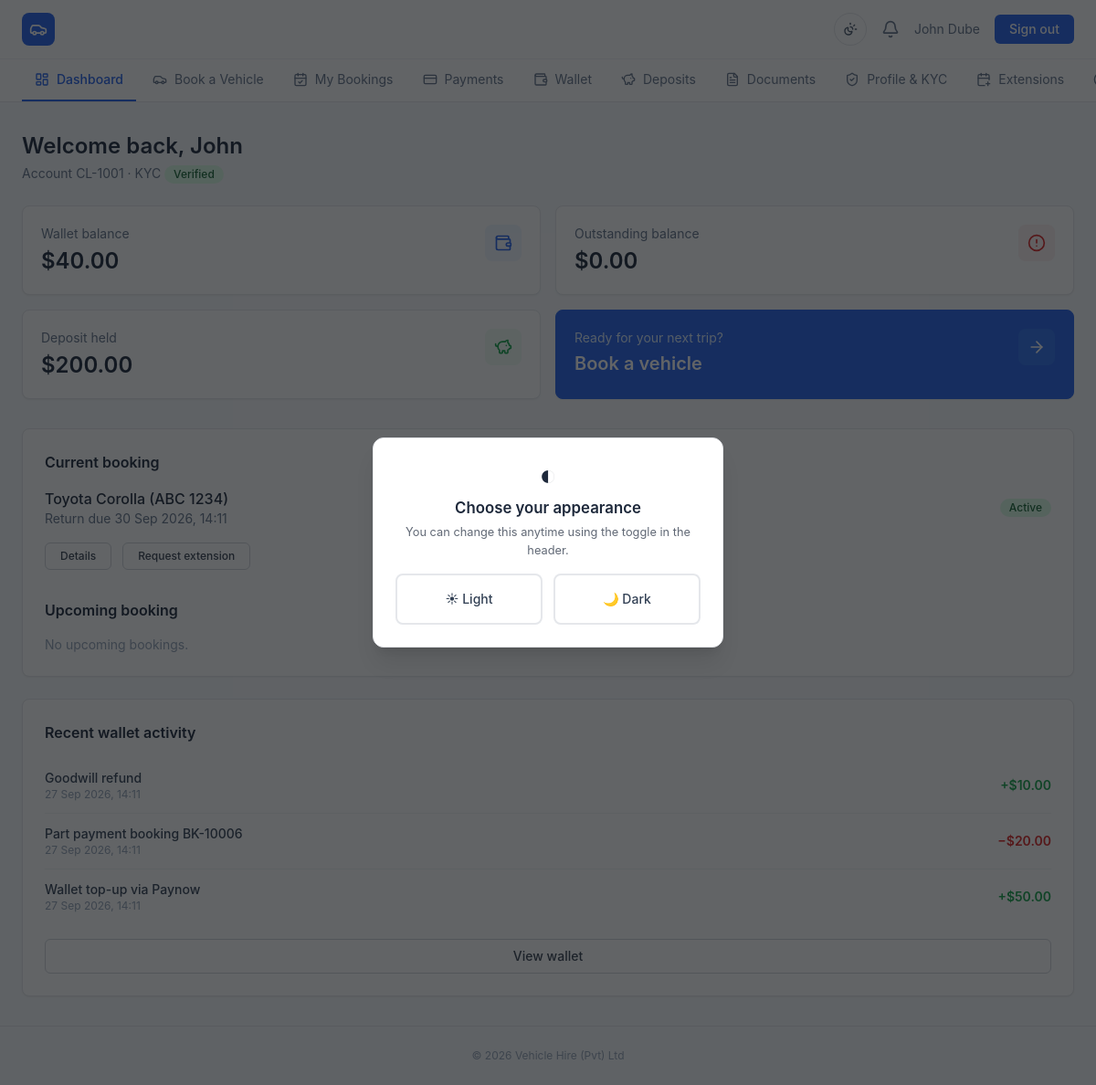
Page /client/index.php (signed in) on the committed database.
### tables this page shows
CREATE TABLE clients (
    id INT UNSIGNED AUTO_INCREMENT PRIMARY KEY,
    user_id INT UNSIGNED DEFAULT NULL UNIQUE,
    client_no VARCHAR(20) NOT NULL UNIQUE,
    full_name VARCHAR(160) NOT NULL,
    dob DATE DEFAULT NULL,
    phone VARCHAR(40) DEFAULT NULL,
    email VARCHAR(190) DEFAULT NULL,
    address TEXT DEFAULT NULL,
    national_id VARCHAR(60) DEFAULT NULL,
    licence_no VARCHAR(60) DEFAULT NULL,
    licence_expiry DATE DEFAULT NULL,
    photo VARCHAR(255) DEFAULT NULL,
    tax_no VARCHAR(60) DEFAULT NULL,
    fiscalise TINYINT(1) NOT NULL DEFAULT 0,
    kyc_status ENUM('pending','under_review','verified','rejected') NOT NULL DEFAULT 'pending',
    account_status ENUM('active','suspended') NOT NULL DEFAULT 'active',
    source ENUM('online','walk_in') NOT NULL DEFAULT 'online',
    created_at DATETIME NOT NULL DEFAULT CURRENT_TIMESTAMP,
    updated_at DATETIME NOT NULL DEFAULT CURRENT_TIMESTAMP ON UPDATE CURRENT_TIMESTAMP,
    FOREIGN KEY (user_id) REFERENCES users(id) ON DELETE SET NULL,
    INDEX idx_clients_phone (phone),
    INDEX idx_clients_email (email),
    INDEX idx_clients_national_id (national_id),
    INDEX idx_clients_kyc (kyc_status)
);

CREATE TABLE bookings (
    id INT UNSIGNED AUTO_INCREMENT PRIMARY KEY,
    ref VARCHAR(20) NOT NULL UNIQUE,
    client_id INT UNSIGNED NOT NULL,
    vehicle_id INT UNSIGNED NOT NULL,
    pickup_at DATETIME NOT NULL,
    return_at DATETIME NOT NULL,
    status ENUM('pending','confirmed','active','completed','cancelled','overdue') NOT NULL DEFAULT 'pending',
    base_amount DECIMAL(10,2) NOT NULL DEFAULT 0.00,
    additional_amount DECIMAL(10,2) NOT NULL DEFAULT 0.00,
    discount DECIMAL(10,2) NOT NULL DEFAULT 0.00,
    total DECIMAL(10,2) NOT NULL DEFAULT 0.00,
    deposit_required DECIMAL(10,2) NOT NULL DEFAULT 0.00,
    notes TEXT DEFAULT NULL,
    source ENUM('online','walk_in') NOT NULL DEFAULT 'online',
    created_by INT UNSIGNED DEFAULT NULL,
    created_at DATETIME NOT NULL DEFAULT CURRENT_TIMESTAMP,
    updated_at DATETIME NOT NULL DEFAULT CURRENT_TIMESTAMP ON UPDATE CURRENT_TIMESTAMP,
    FOREIGN KEY (client_id) REFERENCES clients(id),
    FOREIGN KEY (vehicle_id) REFERENCES vehicles(id),
    FOREIGN KEY (created_by) REFERENCES users(id) ON DELETE SET NULL,
    INDEX idx_bookings_client (client_id),
    INDEX idx_bookings_vehicle_dates (vehicle_id, pickup_at, return_at),
    INDEX idx_bookings_status (status),
    INDEX idx_bookings_dates (pickup_at, return_at)
);

CREATE TABLE vehicles (
    id INT UNSIGNED AUTO_INCREMENT PRIMARY KEY,
    reg_no VARCHAR(30) NOT NULL UNIQUE,
    make VARCHAR(60) NOT NULL,
    model VARCHAR(60) NOT NULL,
    year SMALLINT UNSIGNED DEFAULT NULL,
    colour VARCHAR(40) DEFAULT NULL,
    transmission ENUM('automatic','manual') NOT NULL DEFAULT 'automatic',
    fuel_type ENUM('petrol','diesel','hybrid','electric') NOT NULL DEFAULT 'petrol',
    engine_capacity VARCHAR(20) DEFAULT NULL,
    seats TINYINT UNSIGNED NOT NULL DEFAULT 5,
    mileage INT UNSIGNED NOT NULL DEFAULT 0,
    description TEXT DEFAULT NULL,
    daily_rate DECIMAL(10,2) NOT NULL DEFAULT 0.00,
    weekly_rate DECIMAL(10,2) DEFAULT NULL,
    monthly_rate DECIMAL(10,2) DEFAULT NULL,
    deposit DECIMAL(10,2) NOT NULL DEFAULT 0.00,
    excess_mileage_rate DECIMAL(8,2) DEFAULT NULL,
    status ENUM('available','reserved','on_hire','maintenance','unavailable') NOT NULL DEFAULT 'available',
    is_public TINYINT(1) NOT NULL DEFAULT 1,
    is_featured TINYINT(1) NOT NULL DEFAULT 0,
    created_at DATETIME NOT NULL DEFAULT CURRENT_TIMESTAMP,
    updated_at DATETIME NOT NULL DEFAULT CURRENT_TIMESTAMP ON UPDATE CURRENT_TIMESTAMP,
    INDEX idx_vehicles_status (status),
    INDEX idx_vehicles_public (is_public, status)
);

CREATE TABLE wallet_transactions (
    id BIGINT UNSIGNED AUTO_INCREMENT PRIMARY KEY,
    wallet_id INT UNSIGNED NOT NULL,
    ref VARCHAR(40) NOT NULL UNIQUE,
    type ENUM('topup','booking_payment','refund','adjustment','debit','credit') NOT NULL,
    amount DECIMAL(10,2) NOT NULL,           
    description VARCHAR(255) DEFAULT NULL,
    payment_id INT UNSIGNED DEFAULT NULL,
    booking_id INT UNSIGNED DEFAULT NULL,
    created_by INT UNSIGNED DEFAULT NULL,
    created_at DATETIME NOT NULL DEFAULT CURRENT_TIMESTAMP,
    FOREIGN KEY (wallet_id) REFERENCES wallets(id) ON DELETE CASCADE,
    FOREIGN KEY (payment_id) REFERENCES payments(id) ON DELETE SET NULL,
    FOREIGN KEY (booking_id) REFERENCES bookings(id) ON DELETE SET NULL,
    FOREIGN KEY (created_by) REFERENCES users(id) ON DELETE SET NULL,
    INDEX idx_wallet_txn (wallet_id, created_at)
);

### public/client/index.php (the view, shortened to what the rows shown need)
<?php
Auth::requireClient();
$client = Auth::client();
$cid = (int) $client['id'];
$current = Database::one(
    "SELECT b.*, v.make, v.model, v.reg_no FROM bookings b JOIN vehicles v ON v.id=b.vehicle_id
     WHERE b.client_id=? AND b.status IN ('active','overdue') ORDER BY b.return_at LIMIT 1", [$cid]);
$recentTx = WalletService::transactions($cid, 5);
require APP_PATH . '/views/client/header.php';
?>
<h1 class="text-2xl font-semibold text-slate-800 mb-1">Welcome back, <?= e(explode(' ', $client['full_name'])[0]) ?></h1>
<p class="text-slate-500 text-sm mb-6">Account <?= e($client['client_no']) ?> · KYC <?= status_badge($client['kyc_status']) ?></p>
<div class="grid grid-cols-1 sm:grid-cols-2 xl:grid-cols-4 gap-4 mb-8">
    <div class="kpi-card">
        <span class="icon-box bg-blue-50 text-blue-600"><i data-lucide="wallet" class="w-5 h-5"></i></span></div>
    <div class="kpi-card">
        <span class="icon-box bg-red-50 text-red-600"><i data-lucide="alert-circle" class="w-5 h-5"></i></span></div>
    <div class="kpi-card">
        <span class="icon-box bg-green-50 text-green-600"><i data-lucide="piggy-bank" class="w-5 h-5"></i></span></div>
    <a href="<?= url('client/browse.php') ?>" class="kpi-card !bg-blue-600 !border-blue-600 hover:!bg-blue-700 transition-colors">
        <span class="icon-box bg-blue-500/40 text-white"><i data-lucide="arrow-right" class="w-5 h-5"></i></span></a>
</div>
<div class="grid grid-cols-1 xl:grid-cols-2 gap-6">
    <div class="card">
        <?php if ($current): ?>
        <div class="flex items-center justify-between">
            <div>
                <p class="font-medium"><?= e($current['make'] . ' ' . $current['model']) ?> (<?= e($current['reg_no']) ?>)</p>
                <p class="text-sm text-slate-500">Return due <?= e(fmt_datetime($current['return_at'])) ?></p>
            </div>
            <?= status_badge($current['status']) ?>
        </div>
        <div class="flex gap-3 mt-4">
            <a href="<?= url('client/booking.php?id=' . $current['id']) ?>" class="btn-secondary !py-1.5 text-xs">Details</a>
            <a href="<?= url('client/booking.php?id=' . $current['id'] . '#extend') ?>" class="btn-secondary !py-1.5 text-xs">Request extension</a>
        </div>
        <?php else: ?>
        <p class="text-sm text-slate-400">No vehicle currently on hire.</p>
        <?php endif; ?>
    </div>
    <div class="card">
        <ul class="divide-y divide-gray-100 text-sm">
            <?php foreach ($recentTx as $t): ?>
            <li class="py-3 flex items-center justify-between">
                <div><p class="font-medium text-slate-700"><?= e($t['description'] ?? ucfirst($t['type'])) ?></p>
                    <p class="text-xs text-slate-400"><?= e(fmt_datetime($t['created_at'])) ?></p></div>
                <span class="font-semibold <?= $t['amount'] < 0 ? 'text-red-600' : 'text-green-600' ?>">
                    <?= ($t['amount'] < 0 ? '−' : '+') . money(abs($t['amount'])) ?></span>
            </li>
            <?php endforeach; ?>
        </ul>
    </div>
</div>
<?php require APP_PATH . '/views/client/footer.php'; ?>

### app/views/client/header.php (shortened to what the rows shown need)
<?php
$user = Auth::user();
$client = Auth::client();
?>
<!DOCTYPE html>
<html lang="en">
<head>
<link rel="stylesheet" href="<?= url('assets/css/app.css') ?>">
</head>
<body class="bg-slate-50">
<header class="site-header bg-white border-b border-gray-200 text-slate-700 sticky top-0 z-40">
    <div class="max-w-7xl mx-auto px-4 sm:px-6 h-16 flex items-center justify-between">
        <div class="flex items-center gap-3 sm:gap-4 text-sm">
            <button class="theme-toggle" type="button" data-theme-toggle title="Toggle dark / light mode">
                <i data-lucide="sun-moon" class="w-4 h-4"></i>
            </button>
            <a href="<?= url('client/notifications.php') ?>" class="relative text-slate-500 hover:text-slate-700">
                <i data-lucide="bell" class="w-5 h-5"></i>
            </a>
            <span class="text-slate-500 hidden md:block"><?= e($client['full_name'] ?? $user['name']) ?></span>
            <a href="<?= url('logout.php') ?>" class="bg-blue-600 hover:bg-blue-700 text-white px-4 py-1.5 rounded-md font-medium">Sign out</a>
        </div>
    </div>
</header>
<main class="max-w-7xl mx-auto px-4 sm:px-6 py-6 sm:py-8">

### app/helpers.php (shortened to what the rows shown need)
<?php
function e(?string $value): string
{
    return htmlspecialchars((string) $value, ENT_QUOTES, 'UTF-8');
}
function config(string $key, $default = null)
{
    $segments = explode('.', $key);
    $value = $GLOBALS['config'];
    foreach ($segments as $segment) {
        $value = $value[$segment];
    }
    return $value;
}
function url(string $path = ''): string
{
    return rtrim((string) config('app_url'), '/') . '/' . ltrim($path, '/');
}
function money($amount): string
{
    return (string) config('currency_symbol', '$') . number_format((float) $amount, 2);
}
function fmt_date($value, string $format = 'd M Y'): string
{
    $ts = is_numeric($value) ? (int) $value : strtotime((string) $value);
    return $ts ? date($format, $ts) : '—';
}
function fmt_datetime($value): string
{
    return fmt_date($value, 'd M Y, H:i');
}
function status_badge(string $status): string
{
    $map = [
        'available' => 'bg-green-100 text-green-800',
        'reserved' => 'bg-amber-100 text-amber-800',
        'on_hire' => 'bg-blue-100 text-blue-800',
        'maintenance' => 'bg-red-100 text-red-800',
        'unavailable' => 'bg-gray-200 text-gray-700',
        'pending' => 'bg-amber-100 text-amber-800',
        'confirmed' => 'bg-blue-100 text-blue-800',
        'active' => 'bg-green-100 text-green-800',
        'completed' => 'bg-gray-200 text-gray-700',
        'cancelled' => 'bg-red-100 text-red-800',
        'overdue' => 'bg-red-100 text-red-800',
        'paid' => 'bg-green-100 text-green-800',
        'successful' => 'bg-green-100 text-green-800',
        'failed' => 'bg-red-100 text-red-800',
        'refunded' => 'bg-purple-100 text-purple-800',
        'verified' => 'bg-green-100 text-green-800',
        'under_review' => 'bg-amber-100 text-amber-800',
        'rejected' => 'bg-red-100 text-red-800',
        'approved' => 'bg-green-100 text-green-800',
        'partial' => 'bg-amber-100 text-amber-800',
        'held' => 'bg-blue-100 text-blue-800',
        'released' => 'bg-gray-200 text-gray-700',
    ];
    $cls = $map[strtolower($status)] ?? 'bg-gray-200 text-gray-700';
    $label = ucwords(str_replace('_', ' ', $status));
    return '<span class="inline-flex items-center px-2.5 py-0.5 rounded-full text-xs font-medium '
        . $cls . '">' . e($label) . '</span>';
}

### rows in the picture
clients: full_name "John Dube", full_name "John", client_no "CL-1001", kyc_status "Verified"
bookings: vehicle.model "Toyota Corolla", vehicle.reg_no "ABC 1234", return_at "30 Sep 2026, 14:11", status "Active"
wallet_transactions: description "Goodwill refund", created_at "27 Sep 2026, 14:11", amount "$10.00"
wallet_transactions: description "Part payment booking BK-10006", created_at "27 Sep 2026, 14:11", amount "$20.00"
wallet_transactions: description "Wallet top-up via Paynow", created_at "27 Sep 2026, 14:11", amount "$50.00"

### other values in the picture
$label "Dashboard"
$label "Book a Vehicle"
$label "My Bookings"
$label "Payments"
$label "Wallet"
$label "Deposits"
$label "Documents"
$label "Profile & KYC"
$label "Extensions"
money($wallet) "$40.00"
money(max(0, $outstanding)) "$0.00"
money($depositHeld) "$200.00"
setting('company_name', 'Vehicle Hire') "Vehicle Hire (Pvt) Ltd"
